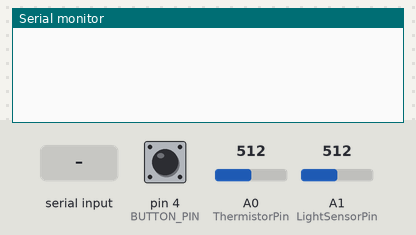
Bench run of a sketch on a simulated Arduino Uno, built with avr-gcc and run on an emulated ATmega328P. Shown: the last lines printed to the serial monitor. The inputs (shaded band) are chosen by the test bench; at power-on: pin 4 (BUTTON_PIN) LOW, A0 (ThermistorPin) = 512, A1 (LightSensorPin) = 512.

Above: at 1.2 s.
1.3 s: "GET TEMP\n" received over Serial
At 2.0 s:
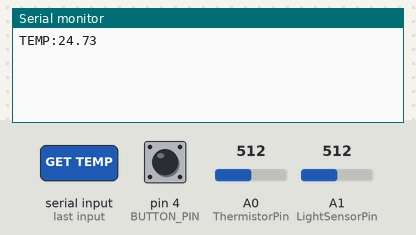
2.8 s: "GET LUM\n" received over Serial
At 3.7 s:
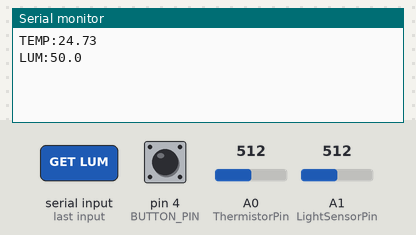
4.3 s: "GET BUTTON\n" received over Serial
At 5.3 s:
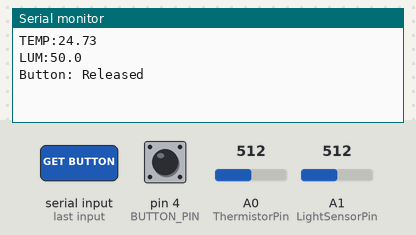
5.8 s: "1\n" received over Serial
At 6.9 s:
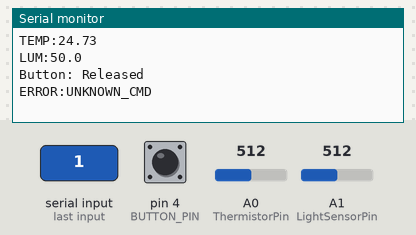

The sketch:

InputUnit.ino
```cpp
#include <math.h>

// === Thermistor ===
int ThermistorPin = A0;
int Vo;
float R1 = 10000;
float logR2, R2, T;
float c1 = 1.009249522e-03, c2 = 2.378405444e-04, c3 = 2.019202697e-07;

// === Photoresistance ===
int LightSensorPin = A1;
int lightLevel = 0;
float lightPercent = 0.0;

// === Bouton ===
#define BUTTON_PIN 4

void setup()
{
	Serial.begin(9600);
	pinMode(BUTTON_PIN, INPUT);
}

void loop()
{
	// --- Température ---
	Vo = analogRead(ThermistorPin);
	R2 = R1 * (1023.0 / (float)Vo - 1.0);
	logR2 = log(R2);
	T = (1.0 / (c1 + c2 * logR2 + c3 * pow(logR2, 3))) - 273.15;

	// --- Luminosité ---
	lightLevel = analogRead(LightSensorPin);
	lightPercent = (lightLevel / 1023.0) * 100.0;

	// --- Communication série ---
	if (Serial.available())
	{
		String cmd = Serial.readStringUntil('\n');
		cmd.trim();

		if (cmd == "GET TEMP")
		{
			Serial.print("TEMP:");
			Serial.println(T, 2);
		}
		else if (cmd == "GET LUM")
		{
			Serial.print("LUM:");
			Serial.println(lightPercent, 1);
		}
		else if (cmd == "GET BUTTON")
		{
			byte buttonState = digitalRead(BUTTON_PIN);
			if (buttonState == HIGH)
			{
				Serial.println("Button: PRESSED");
			}
			else
			{
				Serial.println("Button: Released");
			}
		}
		else
		{
			Serial.println("ERROR:UNKNOWN_CMD");
		}
	}

	delay(100);
}
```

Measured:
- after the input at 1.3 s, the serial monitor: prints a new line at once (image 1)
- after the input at 2.8 s, the serial monitor: prints a new line at once (image 2)
- after the input at 4.3 s, the serial monitor: prints a new line at once (image 3)
- after the input at 5.8 s, the serial monitor: prints a new line after 0.05 s (image 4)
